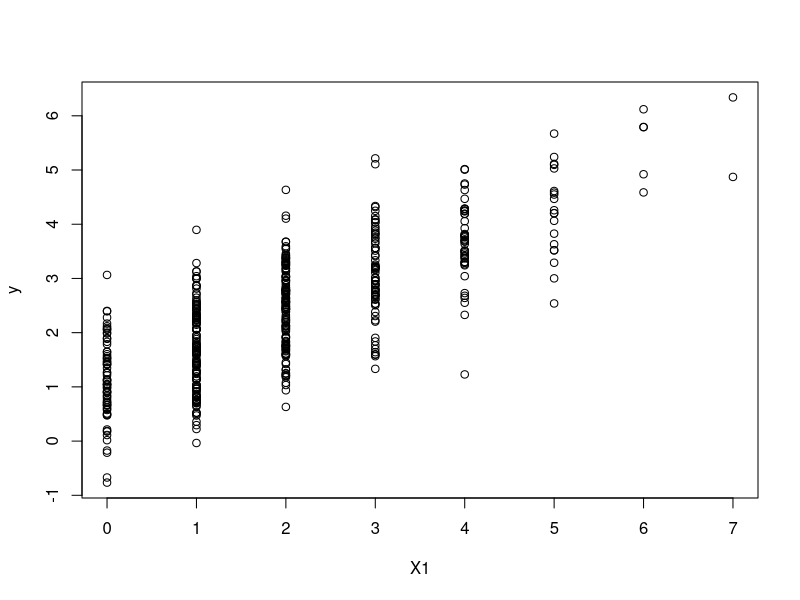
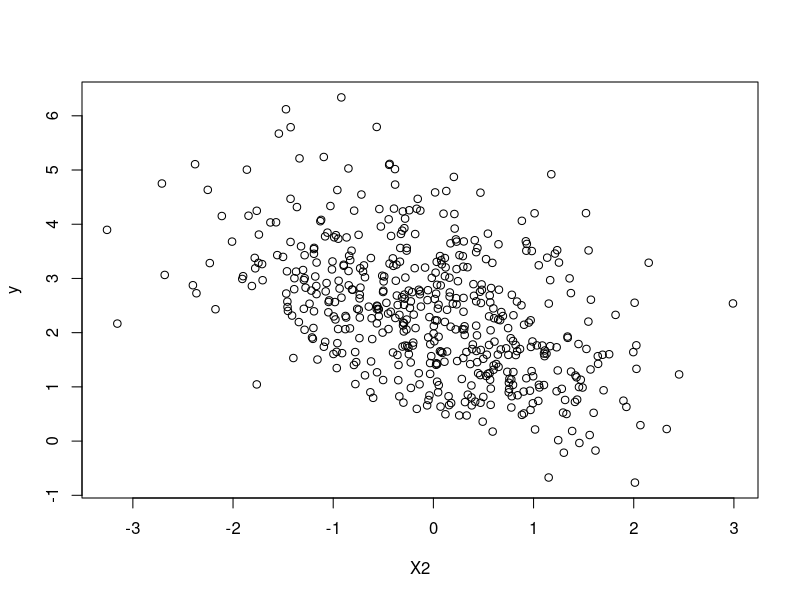
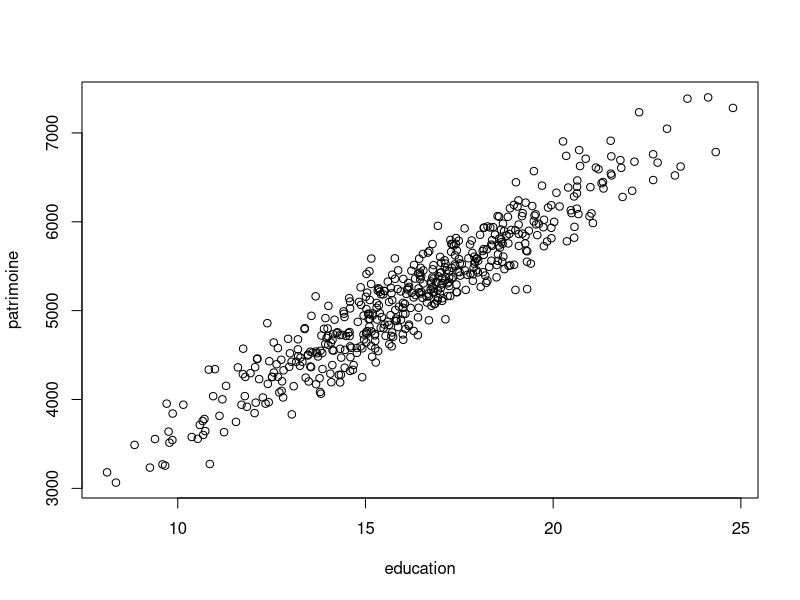
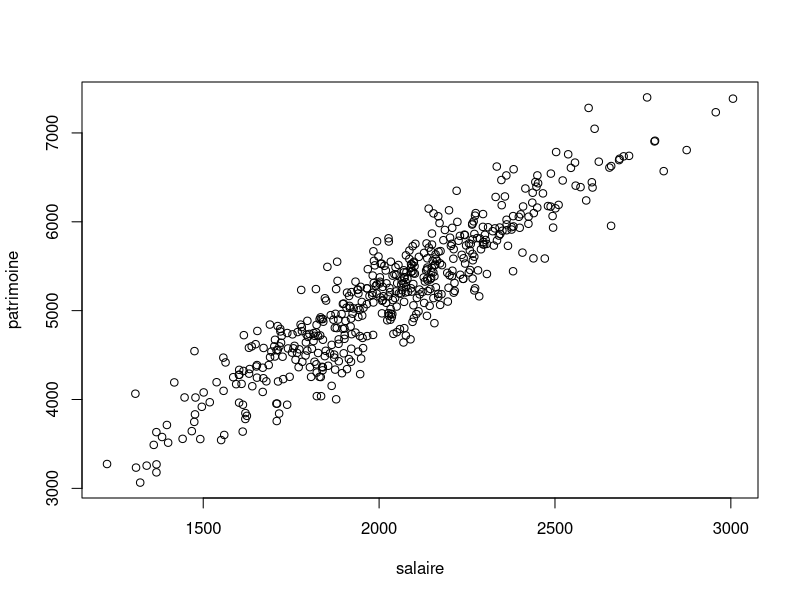
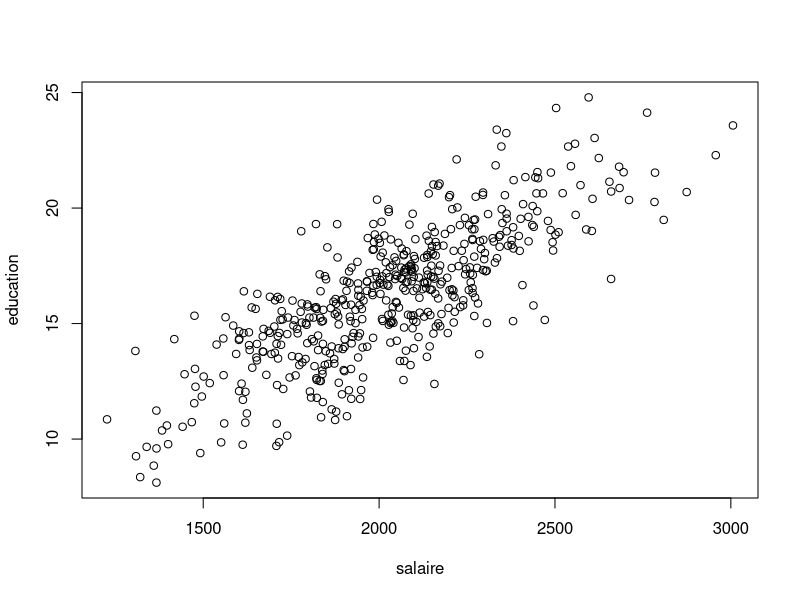

Reproduce these figures in R, in order.
#' Nous allons montrer que la méthode des MCO ne fonctionne pas lorsque H3 n'est pas vérifiée
#' Pour ce faire, nous allons nous mettre dans un contexte théorique comme dans le TP convergence.mco.R.
#' Nous allons simuler des données de sorte qu'une variable explicative soit endogène.
#' Ensuite, nous allons utiliser les données générées et estimer le modèle avec la méthode des MCO.
#' L'objectif de comparer les valeurs estimées aux paramètres que nous avons définis

################################# PREMIER EXEMPLE ############################################
#' Dans cet exemple nous allons imposer une corrélation entre X2 et l'erreur
#' 
#' Génération des données
N  <- 500 # taille de l'échantillon
#' # Deux variables explicatives
set.seed(2021)
X1 <- rpois(N, 2)

#' # On simule X2 et l'erreur ensemble afin d'imposer la corrélation entre les deux.
#' # Pour ce faire nous allons utiliser la librairie MASS. Cette librairie permet 
#' # de simuler des données provenant d'une loi normale multivarieée
library(MASS)
mu     <- c(0, 0)  # le vecteur de moyennes des deux variables
varX2  <- 1        # la variance de la variable X2
vare   <- 0.7^2    # la variance de l'erreur
coreX2 <- 0.8      # la corrélation linéaire entre X2 et e

#' # Nous pouvons maintenant définir la matrice de covariance de (X2, e)
#' # La matrice de covariance de deux variables s'écrit comme suit:
#' #                |__________________________________________________________|
#' #                |VarX2                         sqrt(varX2)sqrt(vare)coreX2 |
#' #                |sqrt(varX2)sqrt(vare)coreX2                          Vare |
#' #                |__________________________________________________________|

coveX2 <- matrix(c(varX2, sqrt(varX2)*sqrt(vare)*coreX2, sqrt(varX2)*sqrt(vare)*coreX2, vare), nrow = 2)

#' # On simule X2 et e ensemble
X2e    <- mvrnorm(n = N, mu = mu, Sigma = coveX2)

#' # Extraire X2 et e du vecteur X2e
X2     <- X2e[,1]
e      <- X2e[,2]

#' # coefficients
b0    <- 1
b1    <- 0.7
b2    <- -1.2

#' # y est ensuite généré comme y = b0 + b1 x X1 + b2 x X2 + e
y     <- b0 + b1*X1 + b2*X2 + e

#' # Des graphiques
plot(X1, y)
plot(X2, y)

#' # Nous allons constituer la base de données.
#' # La fonction data.frame permet d'assembler toutes les variables nécessaires dans une même base.

base  <- data.frame(y = y, X1 = X1, X2 = X2)

#' # Nous allons ensuite supprimer tous les objets et ne garder que base car, c'est elle qui nous
#' # intéresse
rm(list = ls()[ls() != "base"])

#' # Nous allons ensuite estimer le modèle par MCO en utilisant la commande lm

model <- lm(y ~ X1 + X2, data = base)
summary(model)

#' # En augmentant la taille de l'échantillon, on peut remarquer que les valeurs estimées
#' # sont différentes des valeurs définies
#' # Ceci est une illustration de la non convergence en probabilité de l'estimateur des MCO,
#' # car X2 et corrélée à e. L'hypothèse H3 n'est pas vérifiée



rm(list = ls())
###################################### DEUXIEME EXEMPLE #####################################
#' Dans cet exemple, nous simulons le patrimoine (y) qui va dépendre du niveau d'éducation (X1)
#' et du salaire (X2). Nous allons aussi imposer une corrélation entre le niveau d'éducation
#' et le salaire

#' Génération des données
N       <- 500 
mu      <- c(16, 2000)  # le vecteur de moyennes de X1 et X2
varX1   <- 3^2          # la variance de X1
varX2   <- 300^2        # la variance de X2
corX1X2 <- 0.8          # la corrélation linéaire entre X2 et X1
#' # Nous pouvons maintenant définir la matrice de covariance de (X1, X2)
covX1X2 <- matrix(c(varX1, sqrt(varX1)*sqrt(varX2)*corX1X2, sqrt(varX1)*sqrt(varX2)*corX1X2, varX2), nrow = 2)

#' # On simule l'éducation et le salaire ensemble
X1X2    <- mvrnorm(n = N, mu = mu, Sigma = covX1X2)

#' # Extraire l'éducation et le salaire
education    <- X1X2[,1]
salaire      <- X1X2[,2]

#' # coefficients
b0           <- 300
b1           <- 150
b2           <- 1.2
sigma        <- 100

#' # le patrimoine est ensuite généré comme patrimoine = b0 + b1 x education + b2 x salaire + e
patrimoine  <- b0 + b1*education + b2*salaire + rnorm(N, 0, sigma)

#' # Des graphiques
plot(education, patrimoine)
plot(salaire, patrimoine)
plot(salaire, education)

#' # Nous allons constituer la base de données.
#' # La fonction data.frame permet d'assembler toutes les variables nécessaires dans une même base.
base  <- data.frame(education = education, salaire = salaire, patrimoine = patrimoine)

#' # Nous allons ensuite supprimer tous les objets et ne garder que base car, c'est elle qui nous
#' # intéresse
rm(list = ls()[ls() != "base"])

#' # Nous allons ensuite estimer le modèle par MCO en utilisant la commande lm
#' # Supposons que l'économètre oublie d'ajouter l'éducation comme variable explicative
#' # Celle-ci sera donc captée par les erreurs qui sont donc corrélées au salaire
#' # L'estimateur des MCO ne sera pas convergent car il y a endogénéité

model <- lm(patrimoine ~ salaire, data = base)
summary(model)